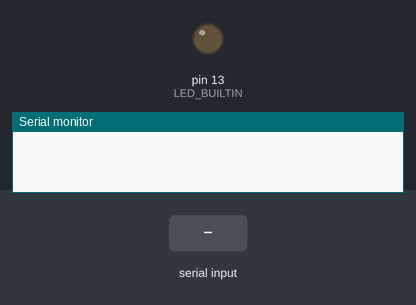
A sketch run on a simulated Arduino Uno, built with avr-gcc and run on an emulated ATmega328P. Shown: output pins drawn as LEDs (lit = HIGH), the last lines printed to the serial monitor. The test bench sets the inputs (shaded band).

Above: at 1.2 s.
1.3 s: "R" received over Serial
At 1.7 s:
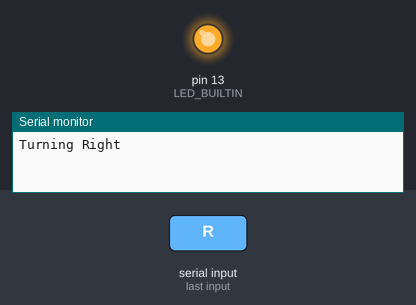
3.3 s: "L" received over Serial
At 4.1 s:
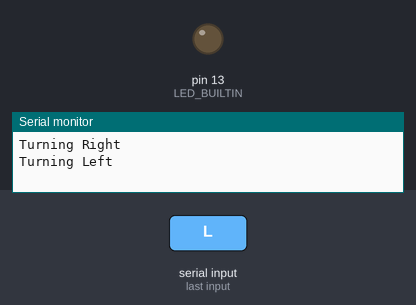
Timing chart, 0 to 6.3 s (numbered marks = the images above; inputs shaded):
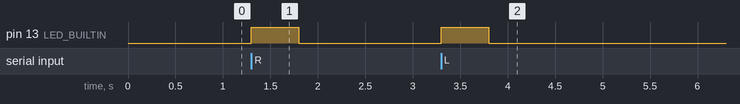

Measured:
- after the input at 1.3 s, pin 13 (LED_BUILTIN): LOW → HIGH at once, → LOW 0.50 s later
- after the input at 3.3 s, pin 13 (LED_BUILTIN): LOW → HIGH at once, → LOW 0.50 s later

The sketch:

arduino.ino
```cpp
void setup() {
  Serial.begin(115200);
  pinMode(LED_BUILTIN, OUTPUT);
}

void loop() {
  if (Serial.available()) {
    char command = Serial.read();
    if (command == 'R') {
      Serial.println("Turning Right");
      digitalWrite(LED_BUILTIN, HIGH);  // Turn LED ON for Right
      delay(500);
      digitalWrite(LED_BUILTIN, LOW);   // Turn LED OFF
    } else if (command == 'L') {
      Serial.println("Turning Left");
      digitalWrite(LED_BUILTIN, HIGH);  // Turn LED ON for Left
      delay(500);
      digitalWrite(LED_BUILTIN, LOW);   // Turn LED OFF
    }
  }
}
```
